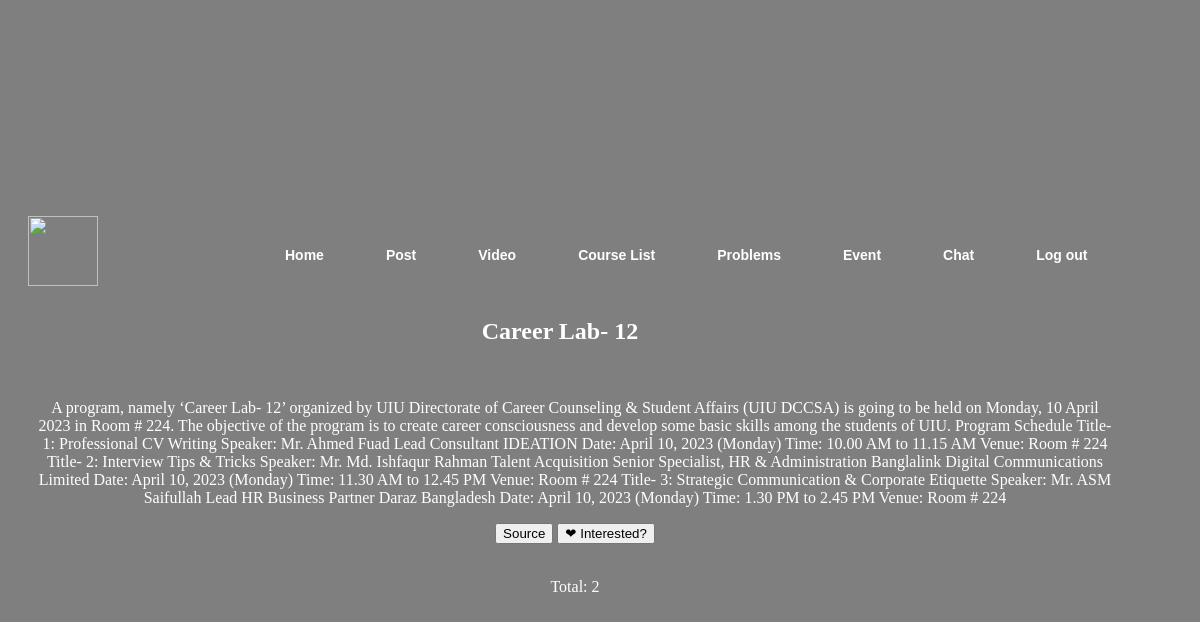
Screenshot of /event.php?id=5 with the database file from the repository.
### tables this page shows
CREATE TABLE `events` (
  `id` int(255) NOT NULL,
  `tittle` varchar(300) NOT NULL,
  `details` varchar(5000) NOT NULL,
  `link` varchar(5000) NOT NULL
);

### event.php (the view, shortened to what this page needs)
<?php
include("db.php");
$sid = $_SESSION['s_id'];
$pid = isset($_GET['id']) ? $_GET['id'] : null;
?>
<!DOCTYPE html>
<html lang="en">
<head>
</head>
<body>
    <div class="main">
        <div class="navbar-new">
            <div class="icon">
                <div class="uiu_logo">
                    <img src="..//Little_Library/image/uiu logo.png" height="70px" width="70px">
                </div>
            </div>
            <div class="menu">
                <ul>
                    <li><a href="Home.php">Home</a></li>
                    <li><a href="posts.php">Post</a></li>
                    <li><a href="video1.php.">Video</a></li>
                    <li><a href="course_table.php">Course List</a></li>
                    <li><a href="stdnProfile.php">Problems</a></li>
                    <li><a href="eventform.php">Event</a></li>
                    <li><a href="chat.php">Chat</a></li>
                    <li><a href="index.php">Log out</a></li>
                </ul>
            </div>
        </div><br><br><br>
        <?php
        if ($pid !== null) {
            $s = "SELECT * FROM `events` WHERE id='$pid'";
            $result = mysqli_query($conn, $s);
            while ($row = mysqli_fetch_assoc($result)) {
                $details = $row['details'];
                $title = $row['tittle'];
                $link = $row['link'];
        ?>
        <div class="event" >
        <h2><?php echo $title; ?></h2>
            <br>
            <div class="details">
                <p><?php echo $details; ?></p>
                <a href='<?php echo $link; ?>'><button class="apply-btn">Source</button></a>
                <?php
                $sqli = "SELECT * FROM `interest` WHERE sid='$sid' AND pid='$pid'";
                $result_interest = mysqli_query($conn, $sqli);
                $num = mysqli_num_rows($result_interest);
                if ($num == 1) {
                    $data = $result_interest->fetch_assoc();
                    $interestId = $data['id'];
                    echo "<a href='removelike.php?id=$interestId&&pid=$pid'><button type='button' name='interestCount'>
                        <span style='color:red'>&#x2764;</span> Interested
                    </button></a>";
                } else {
                    echo "<a href='interest.php?id=$pid'><button type='button' name='interestCount'>
                        <span>&#x2764;</span> Interested?
                    </button></a>";
                }
                ?>
                <br><br>
                <p>
                    Total: <?php
                    $sql = "SELECT COUNT(pid) as total FROM `interest` WHERE pid = $pid";
                    $result_total_interest = mysqli_query($conn, $sql);
                    $total_interest_data = mysqli_fetch_assoc($result_total_interest);
                    echo $total_interest_data['total'];
                    ?>
                </p>
            </div>
        </div>
        <?php
            }
        }
        ?>
    </div>
</body>
</html>

### event.php (style rules this page uses)
.menu { width: 100px; float: left; height: 70px; text-decoration: none; }
ul { float: left; display: flex; justify-content: center; align-items: center; margin-left: -45px; width: max-content; text-decoration: none; padding-bottom: 90px; }
.uiu_logo { width: 200px; float: left; height: 70px; padding-top: 12px; padding-left: 20px; }
ul li { list-style: none; margin-left: 62px; margin-top: 27px; font-size: 14px; text-decoration: none; text-align: center; }
ul li a { text-decoration: none; color: #fff; font-family: Arial; font-weight: bold; transition: 0.4s ease-in-out; }
body { min-height: 100vh; background: linear-gradient(to top, rgba(0,0,0,0.5)50%,rgba(0,0,0,0.5)50%), url(../Little_Library/image/uiub.jpg); display: flex; justify-content: center; align-items: center; }
.event { text-align: center; padding-right: 80px; padding-top: 40px; color: white; }
.details { padding-left: 30px; }

### rows the page displays
events: tittle "Career Lab- 12", details "A program, namely ‘Career Lab- 12’ organized by UIU Directorate of Career Counseling & Student Affairs (UIU DCCSA) is going to be held on Monday, 10 April 2023 in Room # 224. The objective of the program is to create career consciousness and develop some basic skills among the students of UIU. Program Schedule Title- 1: Professional CV Writing Speaker: Mr. Ahmed Fuad Lead Consultant IDEATION Date: April 10, 2023 (Monday) Time: 10.00 AM to 11.15 AM Venue: Room # 224 Title- 2: Interview Tips & Tricks Speaker: Mr. Md. Ishfaqur Rahman Talent Acquisition Senior Specialist, HR & Administration Banglalink Digital Communications Limited Date: April 10, 2023 (Monday) Time: 11.30 AM to 12.45 PM…", total "2"
